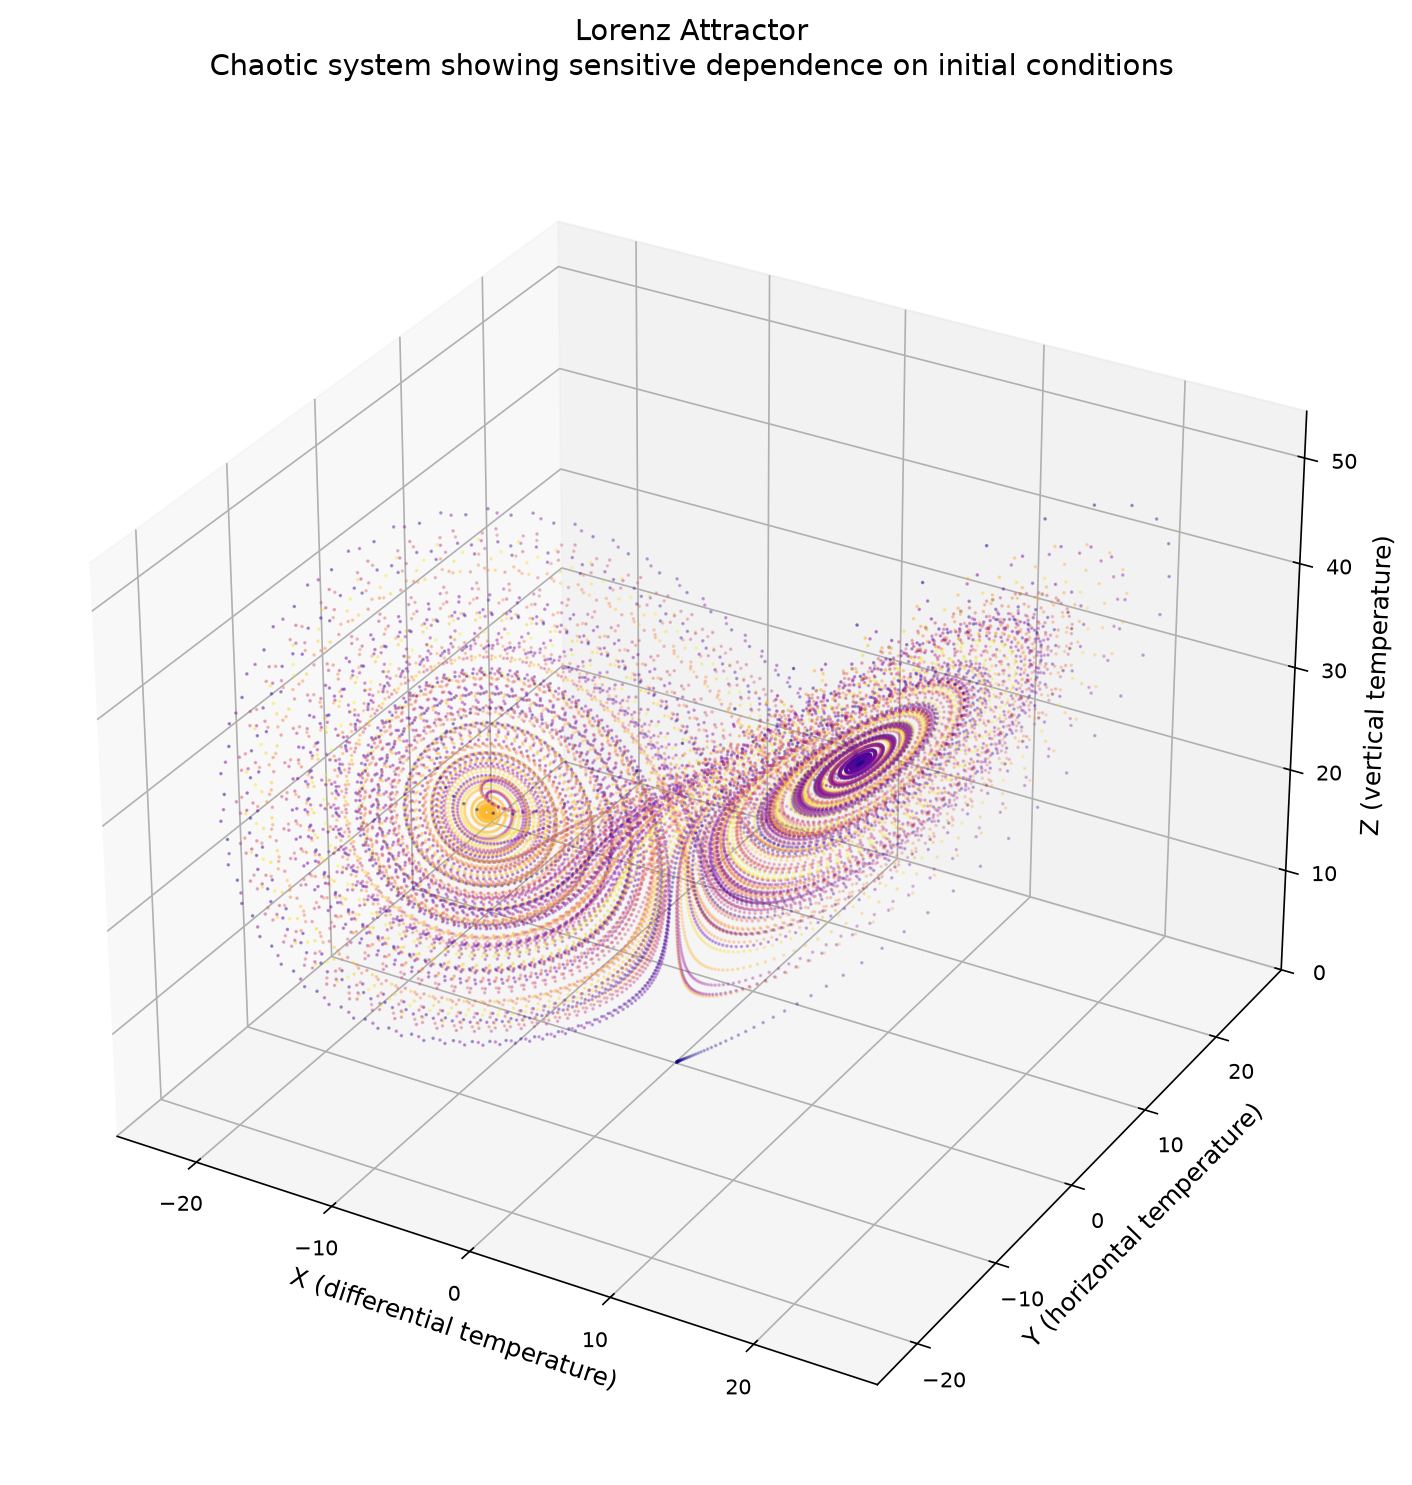

This chart was generated by the following Python code:
import numpy as np
import matplotlib.pyplot as plt
from mpl_toolkits.mplot3d import Axes3D

def lorenz(dt=0.01, sigma=10, rho=28, beta=8/3, steps=10000):
    """
    Generate Lorenz attractor points.
    
    The Lorenz system is defined by:
    dx/dt = sigma * (y - x)
    dy/dt = x * (rho - z) - y
    dz/dt = x * y - beta * z
    """
    x, y, z = 0.1, 0, 0
    
    points = []
    for _ in range(steps):
        dx = sigma * (y - x) * dt
        dy = (x * (rho - z) - y) * dt
        dz = (x * y - beta * z) * dt
        
        x += dx
        y += dy
        z += dz
        points.append([x, y, z])
    
    return np.array(points)

# Generate the attractor
points = lorenz(steps=20000)

# Create 3D visualization
fig = plt.figure(figsize=(12, 10))
ax = fig.add_subplot(111, projection='3d')

# Plot with fading colors
colors = np.linspace(0, 1, len(points))
sc = ax.scatter(points[:, 0], points[:, 1], points[:, 2], 
                c=colors, cmap='plasma', s=0.5, alpha=0.7)

# Set labels and title
ax.set_xlabel('X (differential temperature)', fontsize=12)
ax.set_ylabel('Y (horizontal temperature)', fontsize=12)
ax.set_zlabel('Z (vertical temperature)', fontsize=12)
ax.set_title('Lorenz Attractor\nChaotic system showing sensitive dependence on initial conditions', 
             fontsize=14, pad=20)

# Set equal aspect ratio
max_range = np.array([points[:, 0].max()-points[:, 0].min(), 
                      points[:, 1].max()-points[:, 1].min(),
                      points[:, 2].max()-points[:, 2].min()]).max() / 2.0
mid_x = (points[:, 0].max()+points[:, 0].min()) * 0.5
mid_y = (points[:, 1].max()+points[:, 1].min()) * 0.5
mid_z = (points[:, 2].max()+points[:, 2].min()) * 0.5

ax.set_xlim(mid_x - max_range, mid_x + max_range)
ax.set_ylim(mid_y - max_range, mid_y + max_range)
ax.set_zlim(mid_z - max_range, mid_z + max_range)

plt.tight_layout()
plt.savefig('lorenz_attractor.png', dpi=150, bbox_inches='tight')
print(f"Lorenz attractor visualization saved to lorenz_attractor.png")
print(f"Generated {len(points)} points representing chaotic trajectories")
